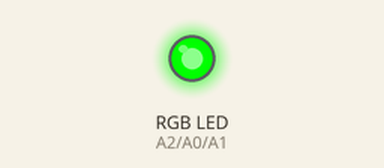
The sketch below on a simulated Arduino Uno, built with avr-gcc and run on an emulated ATmega328P. Parts: an RGB LED mixed from three pins (HIGH = lit).

Above: at 1.2 s.
At 3.8 s:
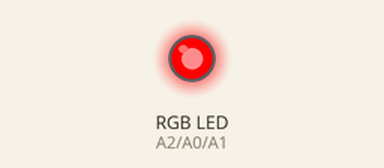
At 6.3 s:
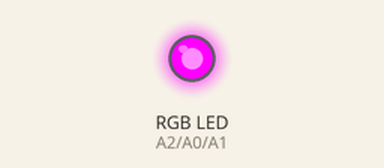
At 10.2 s:
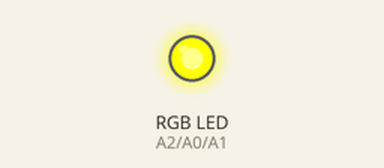
At 15.3 s:
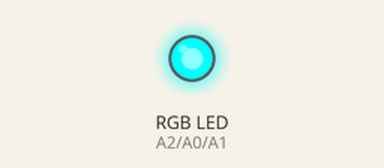
Timing chart, 0 to 19.9 s (numbered marks = the images above):
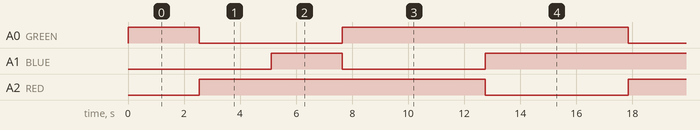

Measured:
- by itself, A0 (GREEN), A1 (BLUE): repeats every 15.3 s: LOW 5.1 s, HIGH 10.2 s
- by itself, A2 (RED): alternates HIGH for 10.2 s and LOW for 5.1 s

The sketch:

RGB_Autofade_Test2.ino
```cpp
#define GREEN A0
#define BLUE A1
#define RED A2
#define delayTime 20

void setup() {

  pinMode(GREEN, OUTPUT);
  pinMode(BLUE, OUTPUT);
  pinMode(RED, OUTPUT);
  analogWrite(GREEN, HIGH);
  analogWrite(BLUE, HIGH);
  analogWrite(RED, HIGH);
}

int redVal;
int blueVal;
int greenVal;

void loop() {

  int redVal = 255;
  int blueVal = 0;
  int greenVal = 0;
  for( int i = 0 ; i < 255 ; i += 1 ){
    greenVal += 1;
    redVal -= 1;
    analogWrite( GREEN, 255 - greenVal );
    analogWrite( RED, 255 - redVal );

    delay( delayTime );
  }

  redVal = 0;
  blueVal = 0;
  greenVal = 255;
  for( int i = 0 ; i < 255 ; i += 1 ){
    blueVal += 1;
    greenVal -= 1;
    analogWrite( BLUE, 255 - blueVal );
    analogWrite( GREEN, 255 - greenVal );

    delay( delayTime );
  }

  redVal = 0;
  blueVal = 255;
  greenVal = 0;
  for( int i = 0 ; i < 255 ; i += 1 ){
    redVal += 1;
    blueVal -= 1;
    analogWrite( RED, 255 - redVal );
    analogWrite( BLUE, 255 - blueVal );

    delay( delayTime );
  }
}
```
